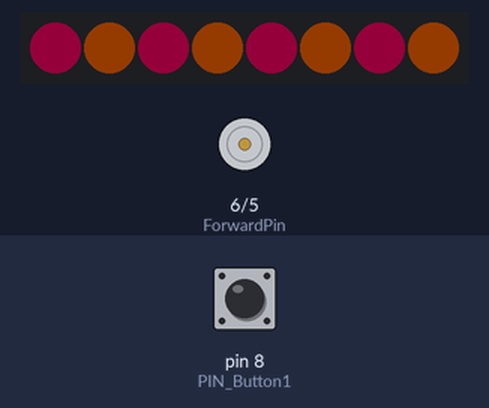
A sketch run on a simulated Arduino Mega 2560, built with avr-gcc and run on an emulated ATmega2560. Shown: 8 RGB LEDs in strip order, left to right, motor-driver pin pairs drawn as motors (green arrow = first pin HIGH = forward, orange = second pin HIGH = backward, longer = more drive). The test bench sets the inputs (shaded band); at power-on: pin 8 (PIN_Button1) HIGH. Dim RGB values are drawn brighter than linear; the strip is taken to match the declared colour order; the audio player accepts every command and is not drawn.

Above: at 1.7 s.
1.8 s: pin 8 (PIN_Button1) pulled LOW for 0.15 s
At 2.2 s:
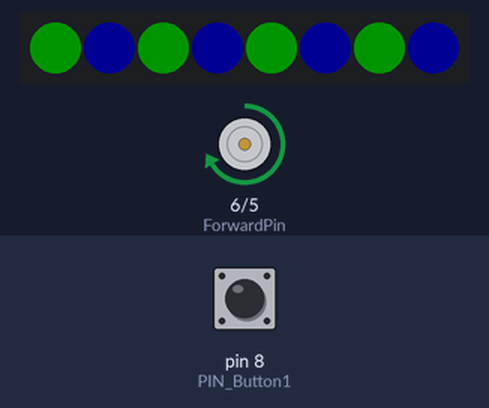
At 2.7 s:
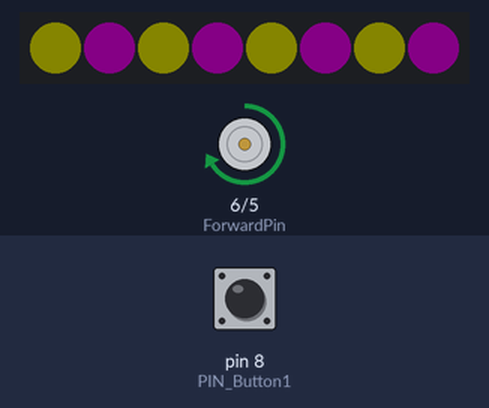
Timing chart, 0 to 10.8 s (numbered marks = the images above; inputs shaded):
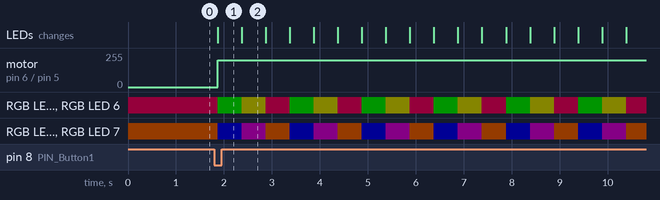

Measured:
- after the input at 1.8 s, motor on pin 6 (ForwardPin) / pin 5 (BackwardPin): stopped → forward 200/255 after 0.07 s; RGB LED 0: RGB(20, 0, 8) → RGB(0, 20, 0) after 0.07 s, then repeats every 1.5 s: RGB(8, 8, 0) 0.50 s, RGB(20, 0, 8) 0.50 s, RGB(0, 20, 0) 0.50 s
- what the display in image 2 shows lasts 0.5 s, from 2.4 s to 2.9 s

The sketch:

Karussell.ino
```cpp
/***************************************************
DFPlayerMini PINS:
GND: Speaker -
SPK_1: Speaker +
TX: 11
RX: 10
VCC: 3V

Motordriver MX1508 PINS:
INT1: 5
INT2: 6
VCC: 3V
GND

LEDS PINS:
VCC: 5V
GND
Data: A0

Button PINS:
GND
Button1: 8
 ****************************************************/

#include "Arduino.h"
#include "DFRobotDFPlayerMini.h"
#include "Adafruit_NeoPixel.h"

#if (defined(ARDUINO_AVR_UNO) || defined(ESP8266))   // Using a soft serial port
#include <SoftwareSerial.h>
SoftwareSerial softSerial(11,10);
#define FPSerial softSerial
#else
#define FPSerial Serial1
#endif


DFRobotDFPlayerMini myDFPlayer;

const int ForwardPin = 6;   // Pin for forward motor control
const int BackwardPin = 5;  // Pin for backward motor control
const int MaxSpeed = 200;    // Maximum speed (0-255)
const int ledPin = A0;
const int PIN_Button1 = 8;
int animateCount = 0;
int timercount = 0;

#define N_LEDS 8
#define LEDBRIGTHNESS 20 //128
Adafruit_NeoPixel strip = Adafruit_NeoPixel(N_LEDS, ledPin, NEO_RGB + NEO_KHZ800);


void setup()
{
  pinMode(ForwardPin, OUTPUT);
  pinMode(BackwardPin, OUTPUT);
  pinMode(PIN_Button1, INPUT_PULLUP);

  strip.begin();

  setLightWHITE();

  FPSerial.begin(9600);
  Serial.begin(115200);
  if (!myDFPlayer.begin(FPSerial, /*isACK = */true, /*doReset = */true)) {  //Use serial to communicate with mp3.
    while(true){
      delay(0); // Code to compatible with ESP8266 watch dog.
    }
  }
  myDFPlayer.volume(25);  //Set volume value. From 0 to 30


}

static void setLightWHITE()
{
  int r = 255;
  int g = 0;
  int b = 100;

  for (uint16_t i = 0; i < N_LEDS; i=i+2) {
    strip.setPixelColor(i, strip.Color(r,g,b));
  }
  r = 255;
  g = 100;
  b = 0;
  for (uint16_t i = 1; i < N_LEDS; i=i+2) {
    strip.setPixelColor(i, strip.Color(r,g,b));
  }
  strip.setBrightness(LEDBRIGTHNESS);
  strip.show();
  delay(30);
}

static void animateLight()
{
  int r;
  int g;
  int b;

  switch (animateCount) {
      case 0:
        r = 0;
        g = 255;
        b = 0;
        for (uint16_t i = 0; i < N_LEDS; i=i+2) {
          strip.setPixelColor(i, strip.Color(r,g,b));
        }
        r = 0;
        g = 0;
        b = 255;
        for (uint16_t i = 1; i < N_LEDS; i=i+2) {
          strip.setPixelColor(i, strip.Color(r,g,b));
        }
        animateCount++;
        break;

      case 1:
        r = 100;
        g = 100;
        b = 0;
        for (uint16_t i = 0; i < N_LEDS; i=i+2) {
          strip.setPixelColor(i, strip.Color(r,g,b));
        }
        r = 100;
        g = 0;
        b = 100;
        for (uint16_t i = 1; i < N_LEDS; i=i+2) {
          strip.setPixelColor(i, strip.Color(r,g,b));
        }
        animateCount++;
        break;

      case 2:
        r = 255;
        g = 0;
        b = 100;
        for (uint16_t i = 0; i < N_LEDS; i=i+2) {
          strip.setPixelColor(i, strip.Color(r,g,b));
        }
        r = 255;
        g = 100;
        b = 0;
        for (uint16_t i = 1; i < N_LEDS; i=i+2) {
          strip.setPixelColor(i, strip.Color(r,g,b));
        }
        animateCount = 0;
        break;

      default:
        break; // Wird nicht benötigt, wenn Statement(s) vorhanden sind
    }

  strip.show();
  timercount++;
  delay(500);
}

void loop()
{
  delay(50);


  if (digitalRead(PIN_Button1) == LOW)
  {
    myDFPlayer.play(1);  //Play the first mp3
    analogWrite(ForwardPin, MaxSpeed);  // Set forward motor pin to MaxSpeed

    timercount = 0;
    while (timercount < 32)
    {
      animateLight();
    }

    analogWrite(ForwardPin, 0);         // Stop motor
    setLightWHITE();
    delay(1000);                          // Short delay before changing direction
  }

}
```
